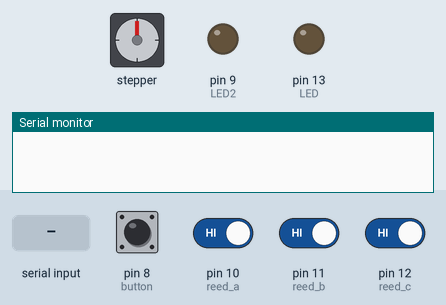
Bench run of a sketch on a simulated Arduino Uno, built with avr-gcc and run on an emulated ATmega328P. On the bench: stepper motor, output pins drawn as LEDs (lit = HIGH), the last lines printed to the serial monitor. Wiring (inferred from the names in the program): stepper motor (2048 steps per turn assumed): coils pin 4, pin 5, pin 6, pin 7. The test bench sets the inputs (shaded band); at power-on: pin 10 (reed_a), pin 11 (reed_b), pin 12 (reed_c) HIGH, pin 8 (button) LOW. Pins used as bus, display or sensor lines are not drawn.

Above: at 1.2 s.
1.3 s: pin 10 (reed_a) driven LOW
At 3.14 s:
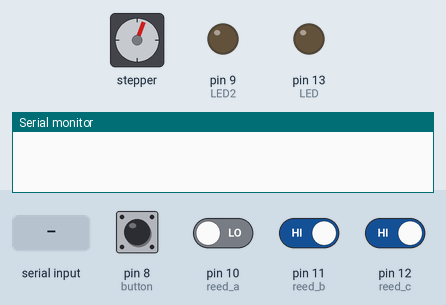
4.3 s: pin 11 (reed_b) driven LOW
At 4.86 s:
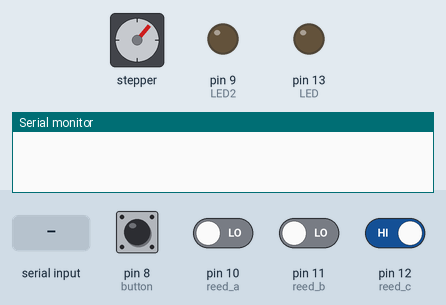
7.3 s: pin 8 (button) pulled HIGH for 0.15 s
At 7.53 s:
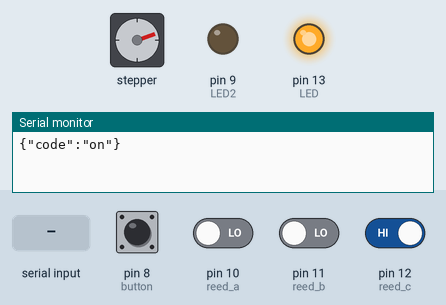
10.3 s: "1" received over Serial
At 10.7 s:
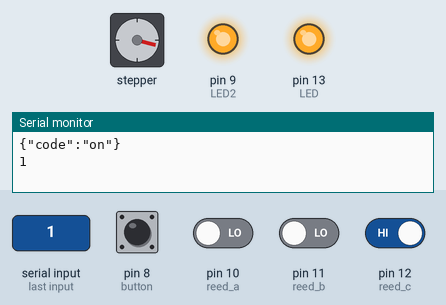
11.8 s: pin 12 (reed_c) driven LOW
At 13.18 s:
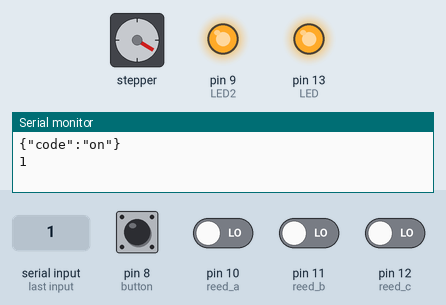
14.8 s: pin 8 (button) pulled HIGH for 1 s
At 15.08 s:
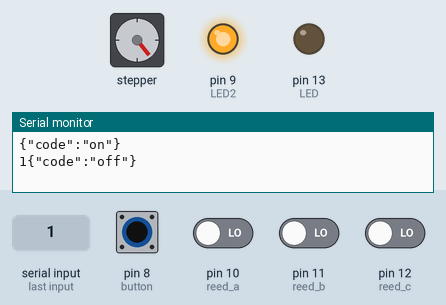
Timing chart, 0 to 21.5 s (numbered marks = the images above; inputs shaded):
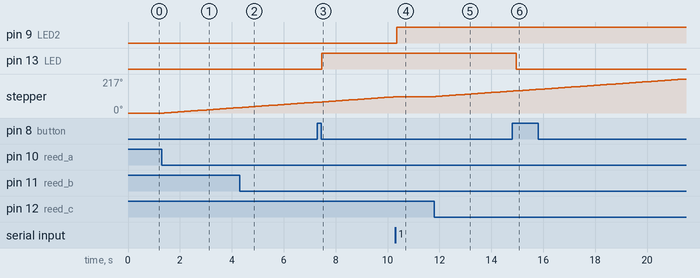

The sketch:

ReedMotor2.ino
```cpp
//デバッグ用LED
const int LED = 13;
const int LED2 = 9;
int val = 0; //入力ピンの情報がここに格納される
const int button = 8; //ボタンが接続されているピン
int old_val = 0; //以前のvalの値を保存しておく
int state = 0; //LEDの状態（０でオフ、１でオン）
//リードセンサー
const int reed_a = 10; //リードセンサーが接続されているピン
const int reed_b = 11; //リードセンサーが接続されているピン
const int reed_c = 12; //リードセンサーが接続されているピン
int reed_val_a = 0; //入力ピンの情報がここに格納される
int reed_val_b = 0; //入力ピンの情報がここに格納される
int reed_val_c = 0; //入力ピンの情報がここに格納される
int count_a = 0;//ステッピングモーターの回転数制御用変数
int count_b = 0;//ステッピングモーターの回転数制御用変数
int count_c = 0;//ステッピングモーターの回転数制御用変数
int count_a_limit = 50;//ステッピングモーターの回転数
int count_b_limit = 100;//ステッピングモーターの回転数
int count_c_limit = 300;//ステッピングモーターの回転数
//jsonデータ用変数
char trans[20]; // 数字（文字列）の送信用配列
char recv[10]; // 数字（文字列）の受信用配列
//ステッピングモーター
int pinP1 = 4; // DIGITALの4番    : WHITE
int pinP2 = 5; // DIGITALの5番    : RED
int pinP1B = 6; // DIGITALの6番   : YELLOW
int pinP2B = 7; // DIGITALの7番   : GREEN

void setup()
{
  //LED for debug
  pinMode(LED, OUTPUT); //arduinoの出力がLEDだと定義
  pinMode(LED2, OUTPUT); //arduinoの出力がLED2だと定義
  pinMode(button, INPUT); //buttonは入力として設定
  //Reed sensor
  pinMode(reed_a, INPUT); //reedは入力として設定
  pinMode(reed_b, INPUT); //reedは入力として設定
  pinMode(reed_c, INPUT); //reedは入力として設定
  //ステッピングモーターの出力端子指定
  pinMode(pinP1, OUTPUT); // 出力に設定
  pinMode(pinP2, OUTPUT); // 出力に設定
  pinMode(pinP1B, OUTPUT); // 出力に設定
  pinMode(pinP2B, OUTPUT); // 出力に設定
  // シリアル通信速度
  Serial.begin(9600);
}

void loop()
{
  //LEDのオンオフのボタン
  val = digitalRead(button); //入力を読み取り、valに格納
  //リードセンサーの状態の読み取り
  reed_val_a = digitalRead(reed_a); //入力を読み取り、valに格納
  reed_val_b = digitalRead(reed_b); //入力を読み取り、valに格納
  reed_val_c = digitalRead(reed_c); //入力を読み取り、valに格納
  //リードセンサーa
  if(reed_val_a == LOW){
   if(count_a < count_a_limit){
    stepping(15);  // 150ミリごと、かなりゆっくり
    count_a++;
   }
  }
  if(reed_val_a == HIGH){
    //do nothing
  }
  //リードセンサーb
  if(reed_val_b == LOW){
   if(count_b < count_b_limit){
    stepping(15);  // 150ミリごと、かなりゆっくり
    count_b++;
   }
  }
  if(reed_val_b == HIGH){
    //do nothing
  }
  //リードセンサーc
  if(reed_val_c == LOW){
   if(count_c < count_c_limit){
    stepping(15);  // 150ミリごと、かなりゆっくり
    count_c++;
   }
  }
  if(reed_val_c == HIGH){
    //do nothing
  }

/////////////////////////////////////
  // jsonデータ受信部分
  memset(recv, 0, 10);
  char *p = &recv[0]; //このpにオンオフの指令が代入されている
  recvStr(p);
  if(p > 0){
  Serial.print(p);
  }

/////////////////////////////////////
  //LED debug
  //スイッチが押されるたびに一度だけ実行される（入力がHighかLowを判定）
  if ((val == HIGH) && (old_val == LOW)){
  state = 1 - state;
  //ON
  if(state == 1){
  //シリアル送信のjsonデータ生成
         memset(trans, 0, 20);
         char *json = &trans[0];
         char *message = "\"on\"";
         sprintf(json, "{\"code\":%s}",message);
         Serial.println(json);
         delay(50);
  }
  //OFF
  if(state == 0){
  //シリアル送信のjsonデータ生成
         memset(trans, 0, 20);
         char *json = &trans[0];
         char *message = "\"off\"";
         sprintf(json, "{\"code\":%s}",message);
         Serial.println(json);
         delay(50);
  }
  delay(50);
  }
  old_val = val;

  if (state == 1){
    digitalWrite(LED, HIGH);
  } else {
    digitalWrite(LED, LOW);
  }

  //シリアルデータからオンオフするLED
  if (strcmp("1", p) == 0) { //"on"だとだめだった。数字だと機能する
    digitalWrite(LED2, HIGH);
  } else if (strcmp("2", p) == 0) { //"off"だとだめだった。数字だと機能するの
    digitalWrite(LED2, LOW);
  }


}//loop end

// jsonデータ受信関数
void recvStr(char *buf)
{
  int i = 0;
  char c;
  while (Serial.available()) {
      c = Serial.read();
      buf[i] = c;
      i++;
  }
}


//ステッピングモーター制御関数
void stepping(int dtime)
{
  // 初期設定 + first step
  digitalWrite(pinP1, HIGH);
  digitalWrite(pinP2, LOW);
  digitalWrite(pinP1B, LOW);
  digitalWrite(pinP2B, HIGH);
  delay(dtime);

  // second step
  digitalWrite(pinP2B, LOW);
  digitalWrite(pinP2, HIGH);
  delay(dtime);

  // third step
  digitalWrite(pinP1, LOW);
  digitalWrite(pinP1B, HIGH);
  delay(dtime);

  // forth step
  digitalWrite(pinP2, LOW);
  digitalWrite(pinP2B, HIGH);
  delay(dtime);
}
```

Measured:
- after the input at 1.3 s, stepper: keeps turning clockwise at about 12°/s, starting after 0.11 s
- after the input at 4.3 s, stepper: keeps turning clockwise at about 12°/s, starting at once
- after the input at 7.3 s, pin 13 (LED): LOW → HIGH after 0.17 s
- after the input at 10.3 s, pin 9 (LED2): LOW → HIGH after 0.06 s
- after the input at 11.8 s, stepper: keeps turning clockwise at about 12°/s, starting after 0.06 s
- after the input at 14.8 s, pin 13 (LED): HIGH → LOW after 0.17 s
